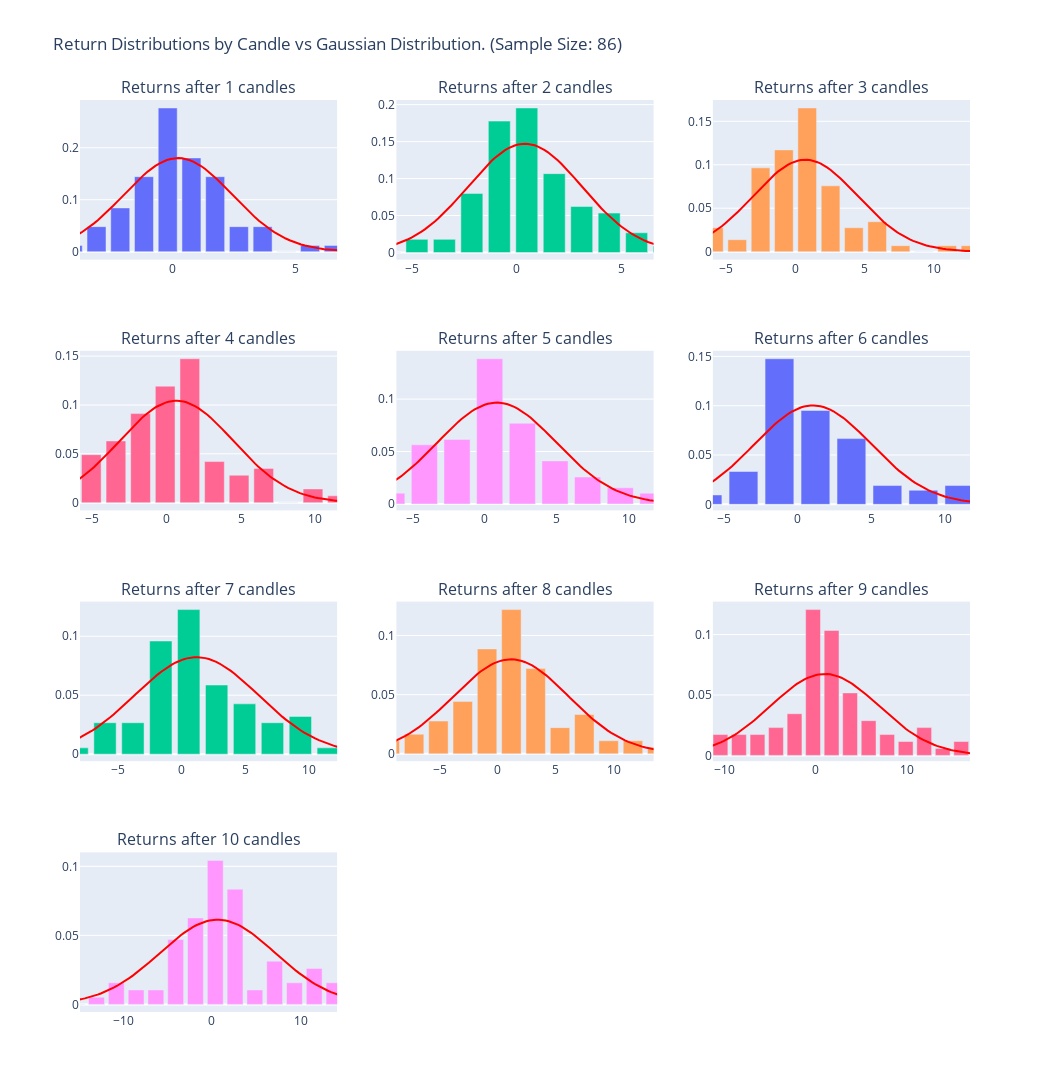

Notebook cell for this chart:
### Code cell
pl.plot_return_distributions(rounded_returns)
